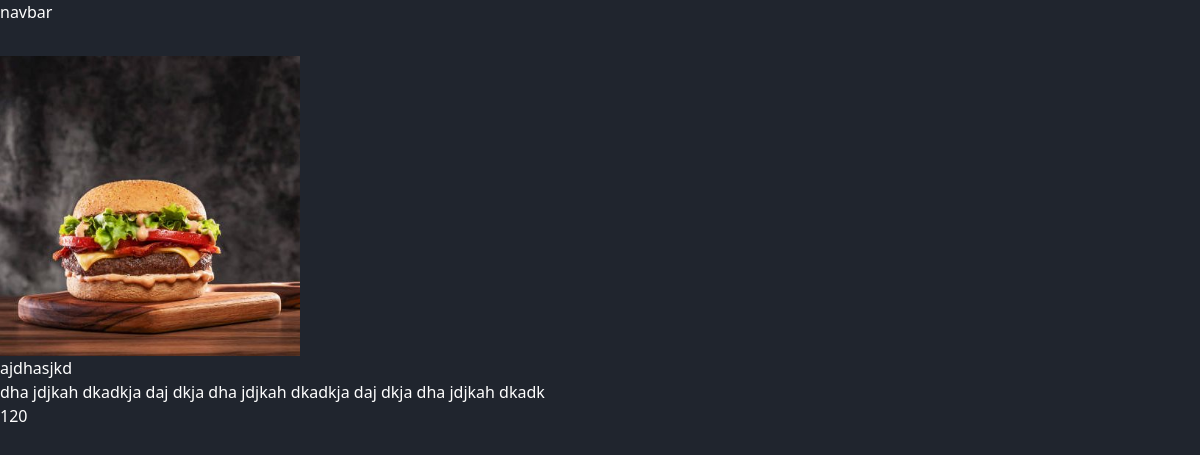
The app's page /chai/1/, older data.
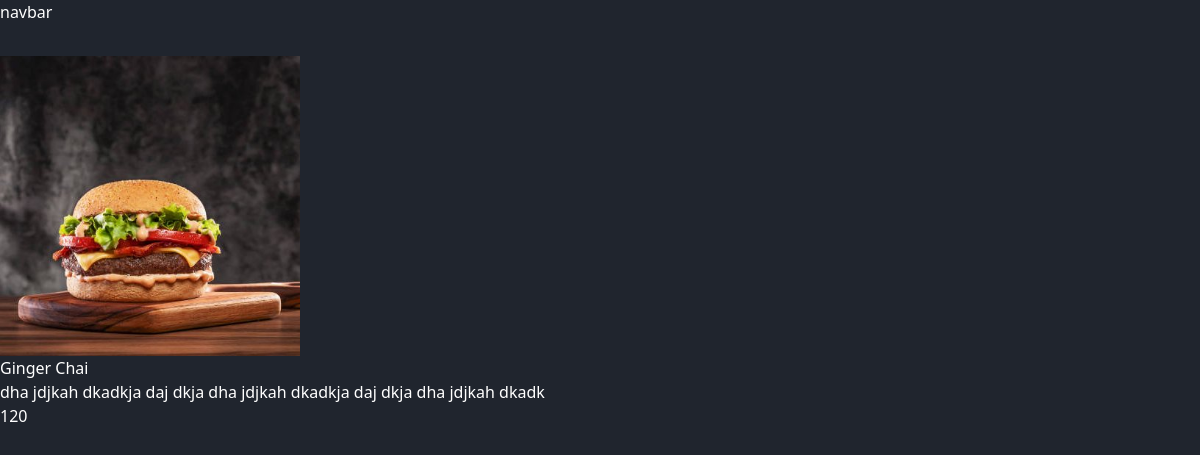
The same page, newer data.
### chai/models.py (models this page shows, shortened)
class ChaiVariety(models.Model):
    CHAI_TYPE_CHOICE = [
        ("ML", "MASALA"),
        ("GR", "GINGER"),
        ("KI", "KIWI"),
        ("EL", "ELAICHI"),
        ("PL", "PLAIN"),
    ]
    name = models.CharField(max_length=100)
    image = models.ImageField(upload_to="chais/")  # Must be a string
    created_at = models.DateTimeField(default=timezone.now)
    chai_type = models.CharField(max_length=2, choices=CHAI_TYPE_CHOICE)
    description = models.TextField(default="")
    price = models.IntegerField(default=0)

### chai/views.py (the view)
# urls.py: path("<int:chai_id>/", views.get_chai_details, name="chai-detail"),
def get_chai_details(request, chai_id):
    chai = get_object_or_404(ChaiVariety, pk=chai_id)
    return render(request, "chai/chai_details.html", {"chai": chai} )

### chai/templates/chai/chai_details.html (shortened to what this page needs)
{% extends "layout.html" %}
{% block content %}
<img src="{{chai.image.url}}" alt="chai-image" class="single-chai-image" />
<h2>{{chai.name}}</h2>
<p>{{chai.description}}</p>
<p>{{chai.price}}</p>
{% endblock  %}

Row changes from the older to the newer data that the page shows:
changed ChaiVariety "dha jdjkah dkadkja daj dkja dha jdjkah dkadkja daj dkja dha jdjkah dkadk": name "ajdhasjkd" → "Ginger Chai"
